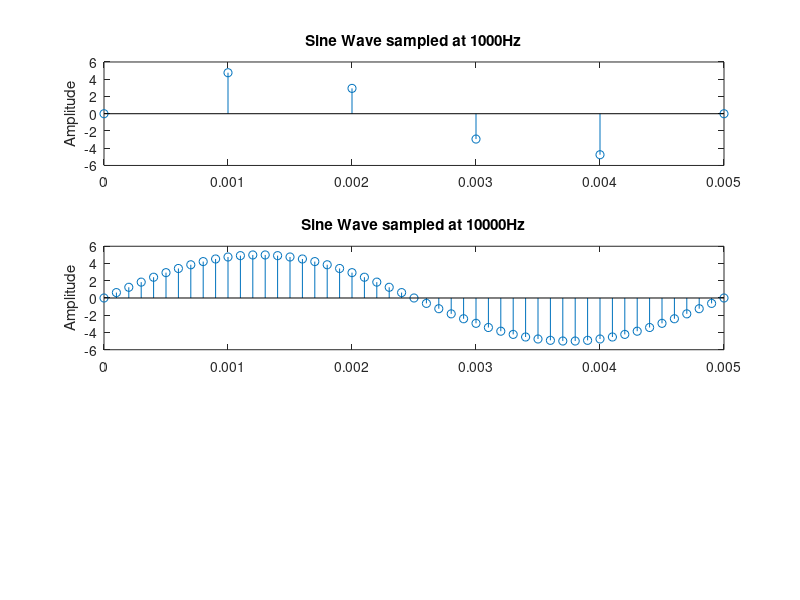

Source code (MATLAB):
% Solved question 2
clc;
clear all;
Fs = 1000;%sampling Freq
f = 200; %signal freq
T = 0:(1/Fs):(1/f);

x = 5*sin(2*pi*f*T);
%sampled at Fs
subplot(3,1,1);stem(T,x);title("Sine Wave sampled at 1000Hz");ylabel("Amplitude");

Fs1 = 10000;%another sampling freq
f =200;
T = 0:(1/Fs1):(1/f);
x = 5*sin(2*pi*f*T);
subplot(3,1,2);stem(T,x);title("Sine Wave sampled at 10000Hz");ylabel("Amplitude");
